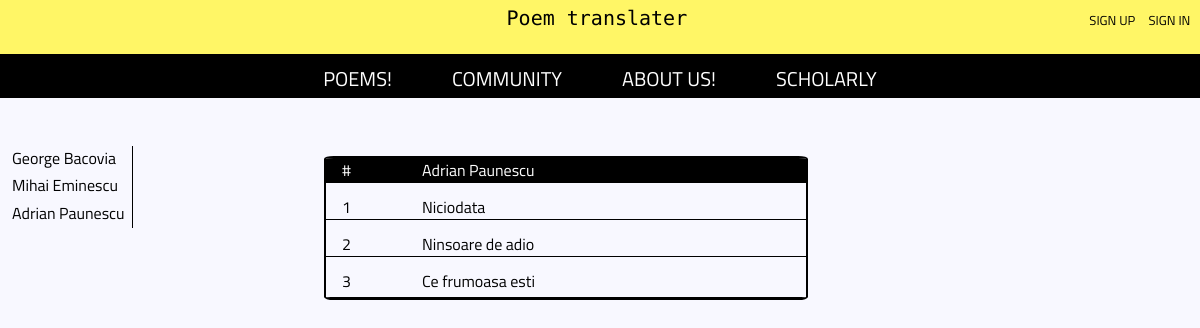
/poems/authorsPoem/4, run on the app's committed database.
### tables this page shows
CREATE TABLE `autor` (
  `ID` int(11) NOT NULL,
  `nume` varchar(256) NOT NULL
);

CREATE TABLE `poezie_romana` (
  `ID` int(11) NOT NULL,
  `poezie` text NOT NULL,
  `id_autor` int(11) NOT NULL,
  `titlu` varchar(256) NOT NULL
);

### libs/View.php (called while the page is built, shortened)
<?php
class View {
    public function render($name){
        require 'views/' . $name . '.php';
    }
}

### controllers/PoemsController.php (called while the page is built, shortened)
<?php
require 'models/poems_model.php';
class Poems extends Controller{
    function __construct(){
        $this->view = new View();
        $this->model = new Poems_Model();
    }
    function authorsPoem($var){
        $this->view->authorData=$this->model->authors();
        $this->view->poemData=$this->model->authorsPoem($var);
        $this->view->render('poems/index');
    }
}

### index.php (called while the page is built, shortened)
<?php
$app = new App();

### libs/Model.php (called while the page is built)
<?php
require_once 'classes/Database.php';
class Model
{
    function __construct(){
            $this->db=Database::instance();
    }
}

### libs/classes/Database.php (called while the page is built, shortened)
<?php
class Database
{
    protected static $instance = null;
    public static function instance()
    {
        if(self::$instance === null){
            $options = array(
                PDO::ATTR_ERRMODE => PDO::ERRMODE_EXCEPTION,
                PDO::ATTR_DEFAULT_FETCH_MODE => PDO::FETCH_ASSOC,
                PDO::ATTR_EMULATE_PREPARES => false,
            );
            $dns = 'mysql:host='.DATABASE_HOST.';dbname='.DATABASE_NAME.';charset='.DATABASE_CHAR;
            self::$instance = new PDO($dns,DATABASE_USER,DATABASE_PASS,$options);
        }
        return self::$instance;
    }
}

### models/poems_model.php (called while the page is built, shortened)
<?php
class Poems_Model extends Model
{
    public function authors()
    {
        $sth=$this->db->prepare("SELECT nume,id FROM autor");
        $sth->execute();
        $data=$sth->fetchAll(PDO::FETCH_ASSOC);
        $count = $sth->rowCount();
        if($count){
            return $data;
        }
        else echo "No results found";
    }
    public function authorsPoem($var)
    {
        $data = [
            ':id' => $var,
        ];
        $sth=$this->db->prepare("SELECT p.id_autor, p.titlu,a.nume FROM poezie_romana p
                                           JOIN autor a on p.id_autor=a.id
                                           WHERE p.id_autor=:id");
        $sth->execute($data);
        $result=$sth->fetchAll(PDO::FETCH_ASSOC);
        $count = $sth->rowCount();
        if($count>0){
            return $result;
        }
        else echo "No results found!";
    }
}

### views/poems/index.php (the view, shortened to what this page needs)
<!DOCTYPE html>
<html lang="en">
<head>
    <link rel="stylesheet" href="/assets/style.css">
</head>
<body>
<nav class="nav1">
    <a class="a1" href="../../../index"> Poem translater </a>
    <?php
    if (Session::get('loggedIn') == true): ?>
        <a href="<?php echo URL; ?>../../dashboard/logout" class="sign-in-up-position"> SIGN OUT </a>
        <a href="../../profile"" class = "sign-in-up-position"> <?php echo Session::get('username') ?> </a>
        <img src="../../<?php echo Session::get('photo') ?>" alt="" id="profile-picture"/>
    <?php else: ?>
        <a href="../../signin" class="sign-in-up-position"> SIGN IN </a>
        <a href="../../signup" class="sign-in-up-position"> SIGN UP </a>
    <?php endif; ?>
</nav>
<nav class="menu-bar">
    <a href="../../poems/authorsPoem/1"> POEMS! </a>
    <a href="../../community"> COMMUNITY </a>
    <a href="../../aboutus"> ABOUT US! </a>
    <a href = "../../scholarly"> SCHOLARLY </a>
</nav>
<div class="table-summary">
    <?php
    foreach ($this->authorData as $var) {
        echo "<a href='../../poems/authorsPoem/" . $var['id'] . "'> " . $var['nume'] . " </a>";
    }
    ?>
</div>
<div class="table-poems">
    <p>#</p>
    <?php
    foreach ($this->poemData as  $var) {
        echo '<p>' . $var['nume'] . '</p>';
        break;
    }
    ?>
    <?php
    $cnt=1;
    foreach ($this->poemData as  $val){
        echo '<span>'.$cnt.' </span>';
        echo '<a href="../../poem/poezie/'.$var['id_autor'].'/'.$val['titlu'].'/english">'. $val['titlu'] .'</a>';
        $cnt++;
    }
    ?>
</div>
</body>
</html>

### assets/style.css (style rules this page uses)
.table-summary { border-right: 1px solid black; display: grid; grid-template-columns: 1fr; margin-top: 4%; padding-left: 1%; width: 10%; }
.table-summary a { color: #000; font-family: 'Titillium Web', sans-serif; margin-bottom: 3%; text-decoration: none; }
.table-poems { border: 2px solid black; border-radius: 2%; display: grid; grid-row-gap: .75em; grid-template-columns: 0.5fr 2.5fr; left: 27%; margin-top: 4%; overflow: hidden; position: absolute; text-align: left; top: 13.5%; width: 40%; }
.table-poems a { border-bottom: 1px solid black; color: #000; font-family: 'Titillium Web', sans-serif; padding-left: 1em; text-decoration: none; }
.table-poems a:last-child { color: #000; font-family: 'Titillium Web', sans-serif; padding-bottom: .25em; padding-left: 1em; text-decoration: none; }
.table-poems p { background-color: #000; border-bottom: 1px solid black; color: #fff; font-family: 'Titillium Web', sans-serif; margin: 0; padding-left: 1em; }
.table-poems span { border-bottom: 1px solid black; font-family: 'Titillium Web', sans-serif; padding-left: 1em; }
.menu-bar { background-color: #000; height: 2.5em; padding-top: 0.3%; width: 100%; display:flex; flex-direction: row; justify-content: center; }
.nav1 { background-color: #FFF666; display: inline-block; height: 3.0em; padding-top: 0.5%; text-align: center; width: 100%; }
.a1 { color: #000; font-family: 'Monoton', cursive; font-size: 20px; margin-left: 9%; text-align: center; text-decoration: none; }
.menu-bar a { color: #fff; font-family: 'Titillium Web', sans-serif; font-size: 20px; padding: 5px 30px; text-decoration: none; }
.sign-in-up-position { color: #000; float: right; font-family: 'Titillium Web', sans-serif; font-size: 13px; margin: 0.3%; padding-right: 0.5%; text-decoration: none; }
body { background-color: ghostwhite; margin: 0; }

### data on the page
autor: nume "George Bacovia"
autor: nume "Mihai Eminescu"
autor: nume "Adrian Paunescu"
poezie_romana: id_autor.nume "Adrian Paunescu", titlu "Niciodata"
poezie_romana: titlu "Ninsoare de adio"
poezie_romana: titlu "Ce frumoasa esti"
